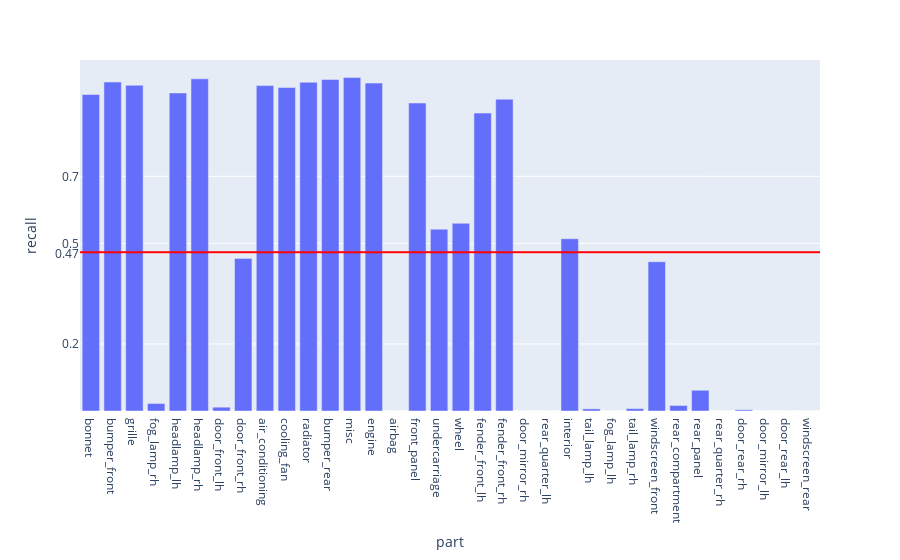

Write notebook code for a chart like this one.
### Code cell
fig = px.bar(summaryPerfDf, x = 'part', y = 'recall')

fig.add_hline(y=avgRecall, line_width=2, line_color="red")

fig.update_layout(
    yaxis = dict(
        tickmode = 'array',
        tickvals = [np.format_float_positional(avgRecall, 2), 0.2, 0.5, 0.7],
    )
)
fig

### Figure 1 — Plotly figure (JSON) as saved in the notebook; plotly's stock layout.template omitted (floating-point values rounded to 4 significant figures)
{"data": [{"alignmentgroup": "True", "hovertemplate": "part=%{x}<br>recall=%{y}<extra></extra>", "legendgroup": "", "marker": {"color": "#636efa", "pattern": {"shape": ""}}, "name": "", "offsetgroup": "", "orientation": "v", "showlegend": false, "textposition": "auto", "type": "bar", "x": ["bonnet", "bumper_front", "grille", "fog_lamp_rh", "headlamp_lh", "headlamp_rh", "door_front_lh", "door_front_rh", "air_conditioning", "cooling_fan", "radiator", "bumper_rear", "misc", "engine", "airbag", "front_panel", "undercarriage", "wheel", "fender_front_lh", "fender_front_rh", "door_mirror_rh", "rear_quarter_lh", "interior", "tail_lamp_lh", "fog_lamp_lh", "tail_lamp_rh", "windscreen_front", "rear_compartment", "rear_panel", "rear_quarter_rh", "door_rear_rh", "door_mirror_lh", "door_rear_lh", "windscreen_rear"], "xaxis": "x", "y": [0.944, 0.9811, 0.9715, 0.02249, 0.9486, 0.9906, 0.0114, 0.4551, 0.9705, 0.9648, 0.9805, 0.9889, 0.9945, 0.9779, 0, 0.9186, 0.5423, 0.5598, 0.8886, 0.9301, 0, 0, 0.5138, 0.006369, 0, 0.00702, 0.4452, 0.01644, 0.06188, 0, 0.003601, 0, 0, 0], "yaxis": "y"}], "layout": {"barmode": "relative", "legend": {"tracegroupgap": 0}, "margin": {"t": 60}, "shapes": [{"line": {"color": "red", "width": 2}, "type": "line", "x0": 0, "x1": 1, "xref": "x domain", "y0": 0.4734, "y1": 0.4734, "yref": "y"}], "xaxis": {"anchor": "y", "domain": [0, 1], "title": {"text": "part"}}, "yaxis": {"anchor": "x", "domain": [0, 1], "tickmode": "array", "tickvals": ["0.47", 0.2, 0.5, 0.7], "title": {"text": "recall"}}}}
